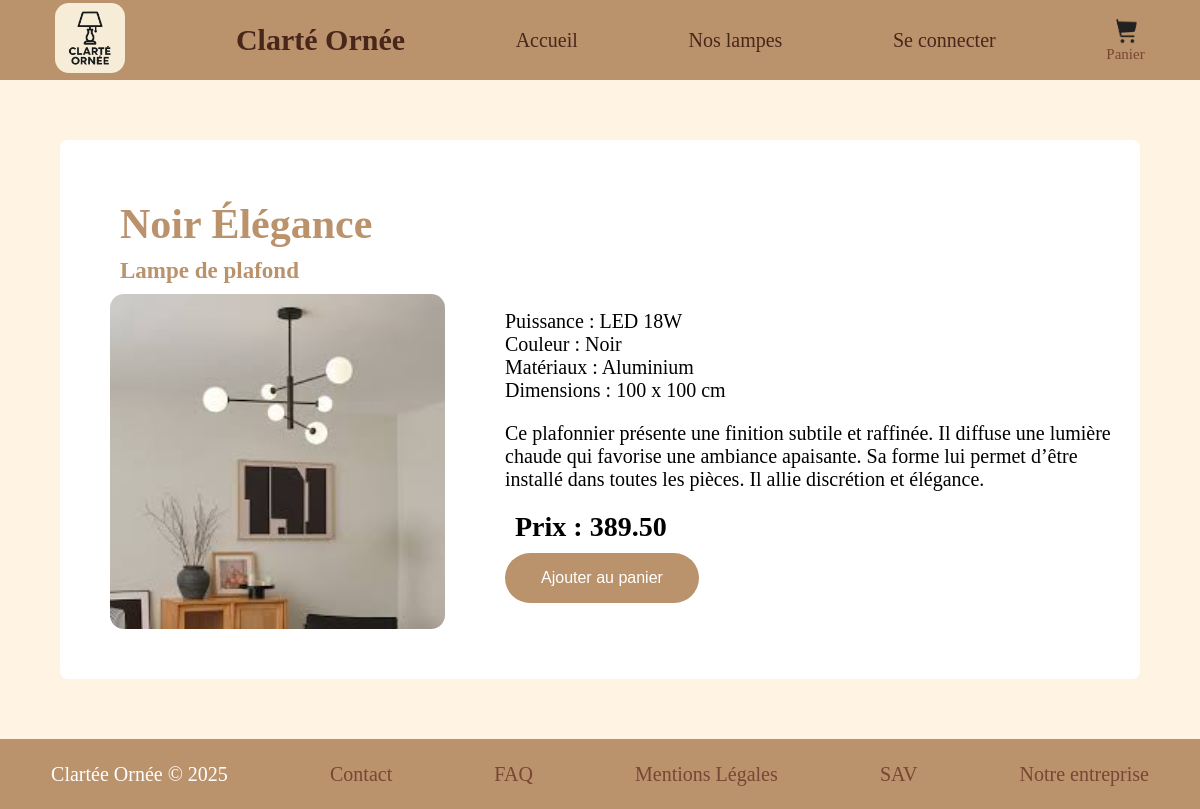
The app's page /index.php?page=lamp-details&id=4 with its own data.
### tables this page shows
CREATE TABLE Lamps(
    name VARCHAR (50) NOT NULL,
    idLamp INT NOT NULL AUTO_INCREMENT,
    TypeLamp VARCHAR (50) NOT NULL,
    Power VARCHAR (50) NOT NULL,
    Color VARCHAR (50) NOT NULL,
    Price DECIMAL (6, 2) NOT NULL,
    Style VARCHAR (50) NOT NULL,
    Material VARCHAR (50) NOT NULL,
    Dimensions VARCHAR (50) NOT NULL,
    Description VARCHAR (1000) NOT NULL,
    Quantity INT(8) NOT NULL,
    PathPicture VARCHAR(255) NOT NULL,
    PRIMARY KEY (idLamp)
);

### models/select-details.php (called while the page is built)
<?php
include('dbConnect.php');
$sqlSelect = "SELECT * FROM Lamps WHERE idLamp = :id";
$stmt = $db->prepare($sqlSelect);
$stmt->bindValue(':id', $_GET['id'], PDO::PARAM_INT);
$stmt->execute();
$lamps = $stmt->fetch(PDO::FETCH_ASSOC);
?>

### views/pages/lamp-details.php (the view, shortened to what this page needs)
<?php
include('models/select-details.php');
?>
<section class="product">
    <div class="left">
        <h1><?= htmlspecialchars($lamps["name"], ENT_QUOTES, 'UTF-8') ?></h1>
        <h3><?= htmlspecialchars($lamps["TypeLamp"], ENT_QUOTES, 'UTF-8') ?></h3>
        <img
            src="<?= htmlspecialchars($lamps["PathPicture"], ENT_QUOTES, 'UTF-8') ?>"
            alt="Image lampe">
    </div>
    <div class="right">
        <p class="attributs">
            Puissance : <?= htmlspecialchars($lamps["Power"], ENT_QUOTES, 'UTF-8') ?><br>
            Couleur : <?= htmlspecialchars($lamps["Color"], ENT_QUOTES, 'UTF-8') ?><br>
            Matériaux : <?= htmlspecialchars($lamps["Material"], ENT_QUOTES, 'UTF-8') ?><br>
            Dimensions : <?= htmlspecialchars($lamps["Dimensions"], ENT_QUOTES, 'UTF-8') ?><br>
        </p>
        <p class="description">
            <?= htmlspecialchars($lamps["Description"], ENT_QUOTES, 'UTF-8') ?>
        </p>
        <p class="price">
            Prix : <?= htmlspecialchars($lamps["Price"], ENT_QUOTES, 'UTF-8') ?>
        </p>
        <form method="POST">
            <button type="submit" class="button" name="addToCart">Ajouter au panier</button>
        </form>
    </div>
</section>

### assets/css/lamp-details.css (style rules this page uses)
body { margin:0; background: rgb(255, 244, 228) ; }
.product { background: white; padding: 10px; border-radius: 8px; margin: 60px; display: flex; gap: 20px; align-items: flex-start; }
.left { flex:0.6; margin:40px; }
.left img { display: block; }
.right { flex: 1.4; margin-top: 140px; }
h1 { font-size: 42px; font-weight: 600; margin: 10px; color: rgb(186, 146, 108); }
h3 { font-size: 23px; color: rgb(186, 146, 108); margin-bottom: 25px; margin: 10px; }
img { height: 335px; width:auto; border-radius: 14px; }
.attributs { font-size: 20px; }
.description { font-size: 20px; }
.price { font-size: 28px; font-weight: 600; margin: 10px; color: black; }
.button { display: inline-block; padding: 16px 36px; font-size: 16px; border: none; border-radius: 40px; cursor: pointer; background-color: rgb(186, 146, 108); color:white; }

### records on screen
lamps: name "Noir Élégance", TypeLamp "Lampe de plafond", PathPicture (picture), Power "LED 18W", Color "Noir", Material "Aluminium", Dimensions "100 x 100 cm", Description "Ce plafonnier présente une finition subtile et raffinée. Il diffuse une lumière chaude qui favorise une ambiance apaisante. Sa forme lui permet d’être installé dans toutes les pièces. Il allie discrétion et élégance.", Price "389.50"

### other values on screen
$connect "Se connecter"
